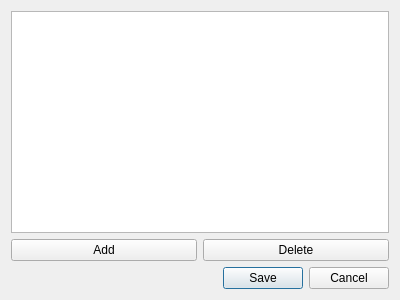
<?xml version="1.0" encoding="UTF-8"?>
<ui version="4.0">
 <class>SatelliteDatabaseDialog</class>
 <widget class="QDialog" name="SatelliteDatabaseDialog">
  <property name="geometry">
   <rect>
    <x>0</x>
    <y>0</y>
    <width>400</width>
    <height>300</height>
   </rect>
  </property>
  <property name="windowTitle">
   <string>Edit satellite database</string>
  </property>
  <layout class="QVBoxLayout" name="verticalLayout">
   <item>
    <layout class="QHBoxLayout" name="horizontalLayout">
     <item>
      <widget class="QTableView" name="satellitesView">
       <property name="selectionMode">
        <enum>QAbstractItemView::SingleSelection</enum>
       </property>
       <property name="selectionBehavior">
        <enum>QAbstractItemView::SelectRows</enum>
       </property>
       <attribute name="verticalHeaderVisible">
        <bool>false</bool>
       </attribute>
      </widget>
     </item>
    </layout>
   </item>
   <item>
    <layout class="QHBoxLayout" name="horizontalLayout_2">
     <item>
      <widget class="QPushButton" name="addButton">
       <property name="text">
        <string>Add</string>
       </property>
      </widget>
     </item>
     <item>
      <widget class="QPushButton" name="delButton">
       <property name="text">
        <string>Delete</string>
       </property>
      </widget>
     </item>
    </layout>
   </item>
   <item>
    <widget class="QDialogButtonBox" name="buttonBox">
     <property name="orientation">
      <enum>Qt::Horizontal</enum>
     </property>
     <property name="standardButtons">
      <set>QDialogButtonBox::Cancel|QDialogButtonBox::Save</set>
     </property>
    </widget>
   </item>
  </layout>
 </widget>
 <resources/>
 <connections>
  <connection>
   <sender>buttonBox</sender>
   <signal>accepted()</signal>
   <receiver>SatelliteDatabaseDialog</receiver>
   <slot>accept()</slot>
   <hints>
    <hint type="sourcelabel">
     <x>248</x>
     <y>254</y>
    </hint>
    <hint type="destinationlabel">
     <x>157</x>
     <y>274</y>
    </hint>
   </hints>
  </connection>
  <connection>
   <sender>buttonBox</sender>
   <signal>rejected()</signal>
   <receiver>SatelliteDatabaseDialog</receiver>
   <slot>reject()</slot>
   <hints>
    <hint type="sourcelabel">
     <x>316</x>
     <y>260</y>
    </hint>
    <hint type="destinationlabel">
     <x>286</x>
     <y>274</y>
    </hint>
   </hints>
  </connection>
 </connections>
</ui>
